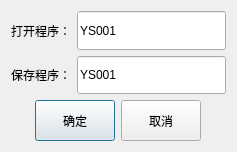
<?xml version="1.0" encoding="UTF-8"?>
<ui version="4.0">
 <class>Dlg_Teach</class>
 <widget class="QDialog" name="Dlg_Teach">
  <property name="geometry">
   <rect>
    <x>0</x>
    <y>0</y>
    <width>237</width>
    <height>152</height>
   </rect>
  </property>
  <property name="windowTitle">
   <string>示教程序选择</string>
  </property>
  <layout class="QVBoxLayout" name="verticalLayout" stretch="2,1">
   <item>
    <layout class="QGridLayout" name="gridLayout">
     <item row="0" column="0">
      <widget class="QLabel" name="label">
       <property name="text">
        <string>打开程序：</string>
       </property>
      </widget>
     </item>
     <item row="1" column="0">
      <widget class="QLabel" name="label_2">
       <property name="text">
        <string>保存程序：</string>
       </property>
      </widget>
     </item>
     <item row="1" column="1">
      <widget class="QLineEdit" name="lineEdit_2">
       <property name="sizePolicy">
        <sizepolicy hsizetype="Expanding" vsizetype="Ignored">
         <horstretch>0</horstretch>
         <verstretch>0</verstretch>
        </sizepolicy>
       </property>
       <property name="text">
        <string>YS001</string>
       </property>
      </widget>
     </item>
     <item row="0" column="1">
      <widget class="QLineEdit" name="lineEdit">
       <property name="sizePolicy">
        <sizepolicy hsizetype="Expanding" vsizetype="Ignored">
         <horstretch>0</horstretch>
         <verstretch>0</verstretch>
        </sizepolicy>
       </property>
       <property name="text">
        <string>YS001</string>
       </property>
      </widget>
     </item>
    </layout>
   </item>
   <item>
    <layout class="QHBoxLayout" name="horizontalLayout">
     <item>
      <spacer name="horizontalSpacer">
       <property name="orientation">
        <enum>Qt::Horizontal</enum>
       </property>
       <property name="sizeHint" stdset="0">
        <size>
         <width>40</width>
         <height>20</height>
        </size>
       </property>
      </spacer>
     </item>
     <item>
      <widget class="QPushButton" name="btnOK">
       <property name="sizePolicy">
        <sizepolicy hsizetype="Minimum" vsizetype="Ignored">
         <horstretch>0</horstretch>
         <verstretch>0</verstretch>
        </sizepolicy>
       </property>
       <property name="text">
        <string>确定</string>
       </property>
      </widget>
     </item>
     <item>
      <widget class="QPushButton" name="btnCan">
       <property name="sizePolicy">
        <sizepolicy hsizetype="Minimum" vsizetype="Ignored">
         <horstretch>0</horstretch>
         <verstretch>0</verstretch>
        </sizepolicy>
       </property>
       <property name="text">
        <string>取消</string>
       </property>
      </widget>
     </item>
     <item>
      <spacer name="horizontalSpacer_2">
       <property name="orientation">
        <enum>Qt::Horizontal</enum>
       </property>
       <property name="sizeHint" stdset="0">
        <size>
         <width>40</width>
         <height>20</height>
        </size>
       </property>
      </spacer>
     </item>
    </layout>
   </item>
  </layout>
 </widget>
 <resources/>
 <connections/>
</ui>
